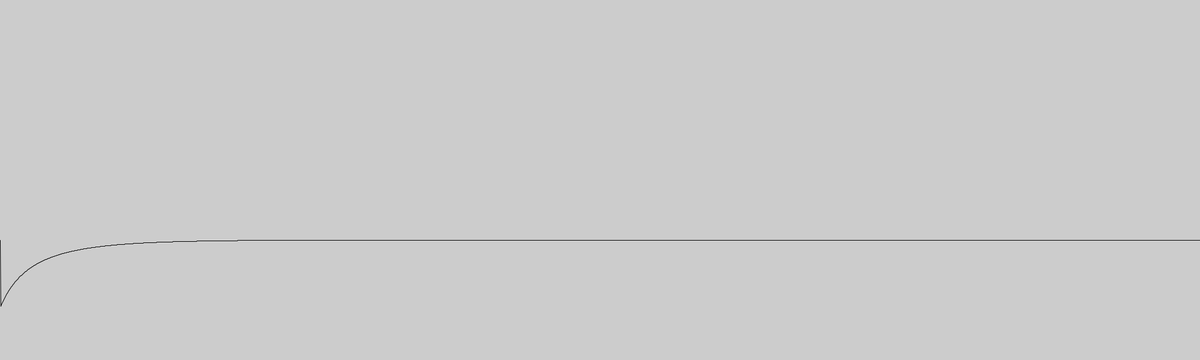
Frame 1 (no input)
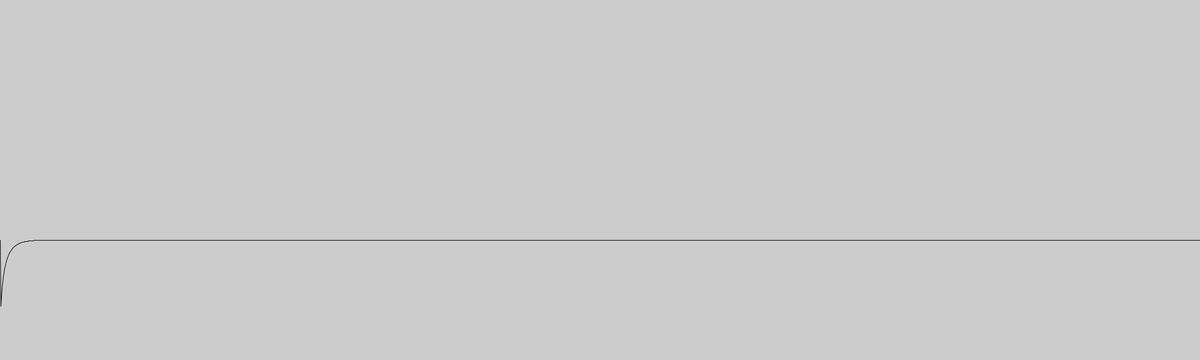
Frame 60 (the mouse pressed at the canvas centre just before this capture)
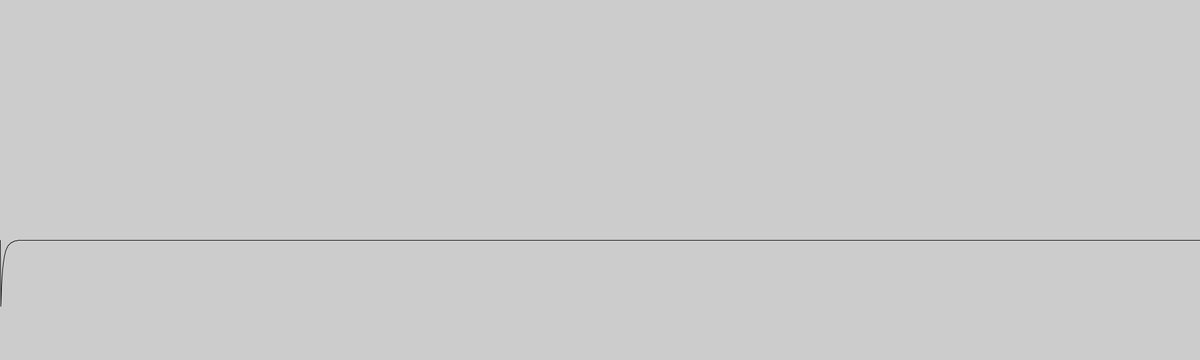
Frame 120 (the mouse held since frame 60 and released just before this capture)

The Processing sketch that drew these frames (run headless with seeded random() and noise(); from frame 60 on, the mouse is pressed at the canvas centre):

// Processing sketch: HausdorffDimension
// ── HausdorffDimension.pde
float tempVal = 1.2;
float lastVal = 0;
float tempR = 0.01;
int factor = 100;
int xOffset = 100;

void setup()
{
  size(2000, 600);
  
  for(int i = 0; i < 2000; i++)
  {
    line(i+xOffset,factor*lastVal+(height/2),i+1+xOffset,factor*tempVal+(height/2));
    //point(i, 10*(tempVal)+(height/2));
    println(tempVal);
    lastVal = tempVal;
    
    tempVal = calcHausdorffDimension(tempVal);
  }
}

void draw()
{
  background(204);
  tempVal = 2.1;
  for(int i = 0; i < 2000; i++)
  {
    line(i,factor*lastVal+(height/2),i+1,factor*tempVal+(height/2));
    //point(i, factor*(tempVal)+(height/2));
    lastVal = tempVal;
    
    tempVal = calcHausdorffDimension(tempVal, tempR);
  }
  if(tempR < 4)
  {
    tempR += 0.001;
  }
  
}

public float calcHausdorffDimension(float p)
{
  float r = 0.05;
  return p+r*p*(1-p);
}

public float calcHausdorffDimension(float p, float r)
{
  return p+r*p*(1-p);
}
